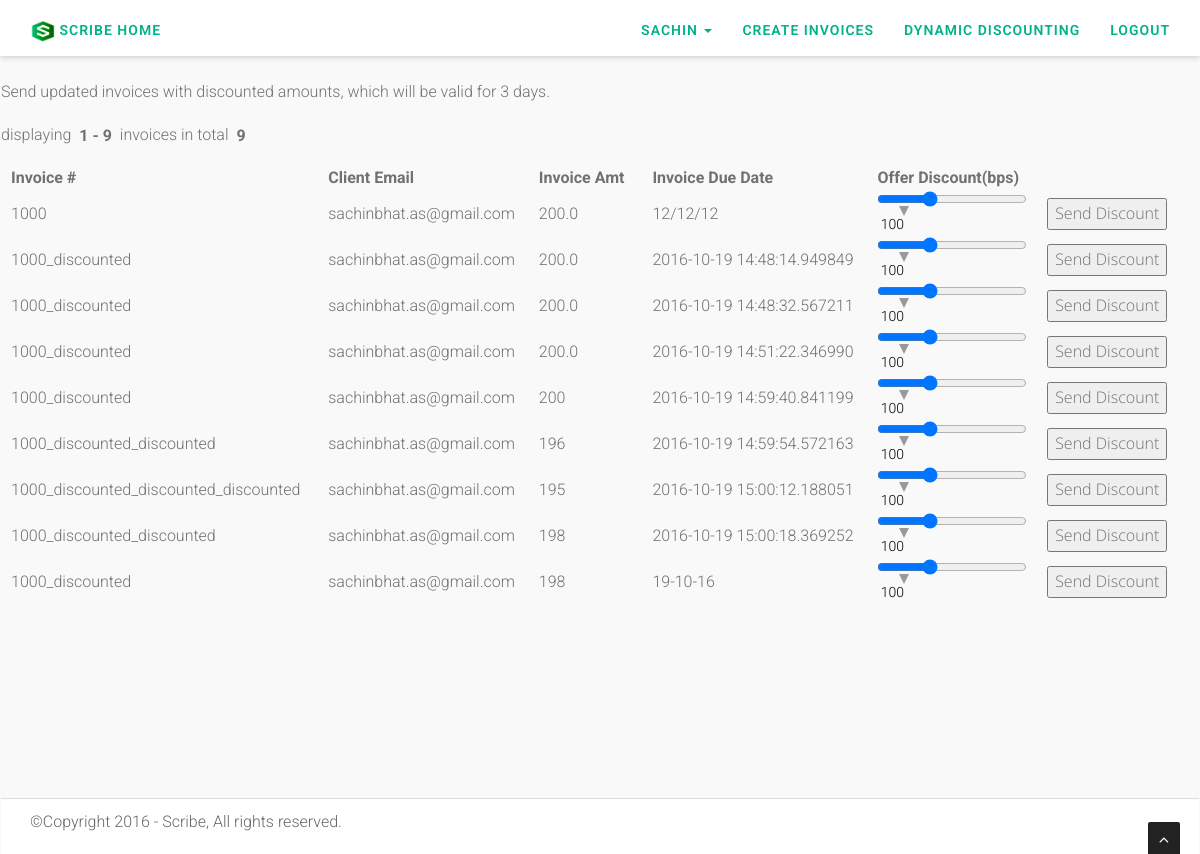
The app's page /dynamicDiscounting (signed in) with its own data.
### models.py (models this page shows, shortened)
class Business(Base):
    __tablename__ = 'Business'
    id = db.Column(db.Integer, primary_key=True)
    authenticated = db.Column(db.Boolean, default=True)
    name = db.Column(db.String(120))
    company = db.Column(db.String(120))
    email = db.Column(db.String(120)) #, unique=True)
    password = db.Column(db.String(30))
    phone = db.Column(db.String(120))
    website = db.Column(db.String(120))
    street=db.Column(db.String(120))
    city=db.Column(db.String(120))
    state=db.Column(db.String(120))
    country=db.Column(db.String(120))
    zipCode=db.Column(db.String(120))
    vatTaxNo=db.Column(db.String(120))
    logo=db.Column(db.String(120))
    stripeToken=db.Column(db.String(120))
    stripeUserId=db.Column(db.String(120))
    Enterprise=db.Column(db.Boolean, default=False)

class Invoice(Base):
    __tablename__ = 'Invoices'
    id = db.Column(db.Integer, primary_key=True)
    invoiceNumber = db.Column(db.String(120))
    clientName =  db.Column(db.String(120))
    clientEmail = db.Column(db.String(120))
    businessId = db.Column(db.String(30))
    unitCount = db.Column(db.String(30))
    unitPrice = db.Column(db.String(30))
    invoiceAmt = db.Column(db.String(30))
    invoiceDueDate = db.Column(db.String(30))
    invoiceDate = db.Column(db.String(30))
    invoiceDesc = db.Column(db.String(30))
    invoiceOpened = db.Column(db.Boolean, default=False)
    invoicePaid = db.Column(db.Boolean, default=False)

### app.py (the view)
@csrf.exempt
@app.route("/dynamicDiscounting", methods=['GET', 'POST'])
@login_required
def dynamic_discounting():
  if request.method == 'POST':
    returnedInvoiceDict = send_discount(request)
    flash("we sent the new invoice to the client", "success")
  invoices = Invoice.query.filter_by(businessId=current_user.id)
  page = request.args.get('page', type=int, default=1)
  search = setSearchOption(request)
  ITEMS_PER_PAGE = 10
  i = (page - 1) * ITEMS_PER_PAGE
  invoicesPerPage = invoices[i:i + ITEMS_PER_PAGE]
  pagination = Pagination(page=page, per_page=10, total=invoices.count(), search=search, record_name='invoices',
                          css_framework='bootstrap3')
  return render_template('pages/dynamicDiscounting.html', title='Discounts!!', invoices=invoicesPerPage,
                         pagination=pagination)

### app.py (called while the page is built)
@login_manager.user_loader
def load_user(id):
  if id is None or id == 'None':
    id = -1
  return Business.query.get(int(id))

def setSearchOption(request):
  search = False
  q = request.args.get('q')
  if q:
    search = True
  return search

### templates/pages/dynamicDiscounting.html (shortened to what this page needs)
{% extends 'layouts/main.html' %}
{% block content %}
    Send updated invoices with discounted amounts, which will be valid for 3 days.
    {{ pagination.info }}
    <table>
      <thead>
        <tr>
          <th>Invoice #&nbsp;&nbsp;</th>
          <th>Client Email&nbsp;&nbsp;</th>
            <th>Invoice Amt&nbsp;&nbsp;</th>
            <th>Invoice Due Date&nbsp;&nbsp;</th>
            <th>Offer Discount(bps)&nbsp;&nbsp;</th>
        </tr>
      </thead>
      <tbody>
        {% for invoice in invoices %}
          <tr>
            <td>{{ invoice.invoiceNumber }} &nbsp;</td>
            <td>{{ invoice.clientEmail }}&nbsp;</td>
              <td>{{ invoice.invoiceAmt }}&nbsp;</td>
            <td>{{ invoice.invoiceDueDate }}&nbsp;</td>
              <form action="/dynamicDiscounting" method="POST">
            <td><input type="range" id="discount" name="discount"  value="100" min="0" max="300">
                <output for="discount" onforminput="value = discount.valueAsNumber;"></output>
                <input type="hidden" id="invoiceId" name="invoiceId" value="{{ invoice.invoiceNumber }}"></td>
            <td><input type="submit" name="my-form" id="sendDiscount2" value="Send Discount">&nbsp;</td>
            </form>
          </tr>
        {% endfor %}
      </tbody>
    </table>
{% endblock %}

### templates/layouts/main.html (shortened to what this page needs)
<!DOCTYPE html>
<html lang="en">
{% include 'layouts/header.html' %}
<body id="page-top" data-spy="scroll" data-target=".navbar-custom">
<div id="wrapper">
	<nav class="navbar navbar-custom navbar-fixed-top" >
	    <div class="container-fluid">
			<div class="navbar-header">
				<ul class="nav navbar-brand">
					<li><a href="{{ url_for('home') }}"><img src="{{ url_for('static', filename='ico/scribeFavicon.png') }}" style="width:25px;">&nbsp;Scribe Home</a></a></li>
				</ul>
			</div>
          <div id="navbar" class="navbar-collapse collapse">
            <ul class="nav navbar-nav pull-right">
              <li class="dropdown">
				  <a class="dropdown-toggle" data-toggle="dropdown">{{ current_user.name }} <b class="caret"></b></a>
			  </li>
			  <li><a href="{{ url_for('create_invoice') }}">Create Invoices</a></li>
			  <li><a href="{{ url_for('dynamic_discounting') }}">Dynamic Discounting</a></li>
			  <li><a href="{{ url_for('logout') }}">logout</a></li>
            </ul>
          </div>
        </div>
    </nav>
</div>
<main id="content" role="main" style="padding-top:20px;">
  {% block content %}{% endblock %}
</main>
<a href="#" class="scrollup"><i class="fa fa-angle-up active"></i></a>
{% include 'layouts/mainFooter.html' %}
</body>
</html>

### static/css/styleMain.css (style rules this page uses)
body { width: 100%; height: 100%; font-family: 'Open Sans', sans-serif; font-weight: 300; color: #666; background-color:#fff; font-size: 16px; line-height: 1.6em; border: 1px solid transparent; font-family:'Roboto', sans-serif; }
html { width: 100%; height: 100%; }
label, input, button, select, textarea { font-family: 'Open Sans', sans-serif; font-size: inherit; line-height: inherit; }
main { margin-top:58px; min-height:75%; background:transparent; color: #717171; }
table { display:block; min-height:60%; padding-bottom:10px; }
tr,td,th { padding-left:10px; padding-right:10px; }
form { background-color: white; border: 1px solid #ecf0f1; box-shadow: 0 1px 5px rgba(0,0,0,0.05); padding:20px; align: center; width: 400px; margin: auto; margin-top:5%; margin-bottom: 5%; }
a { color: #666; -webkit-transition: all .2s ease-in-out; -moz-transition: all .2s ease-in-out; transition: all .2s ease-in-out; }
.navbar.navbar-custom { width: inherit; margin: 0 auto; padding-bottom:0; box-shadow: 0 0 3px rgba(0,0,0,0.12); box-shadow: 0 1px 6px rgba(0,0,0,.2); -webkit-box-shadow: 0 1px 6px rgba(0,0,0,.2); -moz-box-shadow: 0 1px 6px rgba(0,0,0,.2); -o-box-shadow: 0 1px 6px rgba(0,0,0,.2); }
.navbar { margin-bottom: 0; border-bottom: 1px solid rgba(255,255,255,.3); }
.navbar-brand { font-weight: 700; }
.navbar.navbar-custom { padding-top: 0; }
.navbar-custom ul.nav li a { font-size: 14px; letter-spacing: 1px; color: #666; text-transform: uppercase; font-weight: 700; background: transparent; padding-top:20px; }
.navbar-brand { padding-top: 15px; margin-top: 5px; padding-bottom: 0; }
.navbar-custom ul.navbar-brand li a { padding-top: 0px; }
.navbar-custom ul.nav li a { font-weight:600; font-size:14px; color:#00B289; letter-spacing:1px; outline:0 !important; background:#fff; box-sizing:border-box; }
.scrollup { position:fixed; width:32px; height:32px; bottom:0px; right:20px; background: #222; -webkit-border-radius: 2px 2px 0 0; -moz-border-radius: 2px 2px 0 0; border-radius: 2px 2px 0 0; }
a.scrollup { outline:0; text-align: center; }
a.scrollup i { margin-top: 10px; color: #fff; }
.pagination-page-info { padding: .6em; padding-left: 0; margin: .5em; margin-left: 0; }
.pagination-page-info b { padding-left: 2px; padding: .1em .25em; }
output { width: 40px; height: 30px; text-align: center; color: black; border-radius: 10px; display: inline-block; bottom: 175%; left: 0; margin-left: -1%; }
output:after { content: ""; width: 0; height: 0; border-top: 10px solid #999999; border-left: 5px solid transparent; border-right: 5px solid transparent; top: 100%; left: 50%; margin-left: -5px; margin-top: -1px; }

### static/color/default.css (style rules this page uses)
body { background-color:#f9f9f9; }
.navbar.navbar-custom { background-color:#fff; }
.navbar-custom ul.nav li a { color:#00B289; }
a { color:#666666; }
.navbar-collapse, .sub-footer { background-color:#fff; }

### records on screen
Business: name "SACHIN"
Invoice: invoiceNumber "1000", clientEmail "sachinbhat.as@gmail.com", invoiceAmt "200.0", invoiceDueDate "12/12/12"
Invoice: invoiceNumber "1000_discounted", clientEmail "sachinbhat.as@gmail.com", invoiceAmt "200.0", invoiceDueDate "2016-10-19 14:48:14.949849"
Invoice: invoiceNumber "1000_discounted", clientEmail "sachinbhat.as@gmail.com", invoiceAmt "200.0", invoiceDueDate "2016-10-19 14:48:32.567211"
Invoice: invoiceNumber "1000_discounted", clientEmail "sachinbhat.as@gmail.com", invoiceAmt "200.0", invoiceDueDate "2016-10-19 14:51:22.346990"
Invoice: invoiceNumber "1000_discounted", clientEmail "sachinbhat.as@gmail.com", invoiceAmt "200", invoiceDueDate "2016-10-19 14:59:40.841199"
Invoice: invoiceNumber "1000_discounted_discounted", clientEmail "sachinbhat.as@gmail.com", invoiceAmt "196", invoiceDueDate "2016-10-19 14:59:54.572163"
Invoice: invoiceNumber "1000_discounted_discounted_discounted", clientEmail "sachinbhat.as@gmail.com", invoiceAmt "195", invoiceDueDate "2016-10-19 15:00:12.188051"
Invoice: invoiceNumber "1000_discounted_discounted", clientEmail "sachinbhat.as@gmail.com", invoiceAmt "198", invoiceDueDate "2016-10-19 15:00:18.369252"
Invoice: invoiceNumber "1000_discounted", clientEmail "sachinbhat.as@gmail.com", invoiceAmt "198", invoiceDueDate "19-10-16"

### other values on screen
{{ pagination.info }} "displaying 1 - 9 invoices in total 9"
